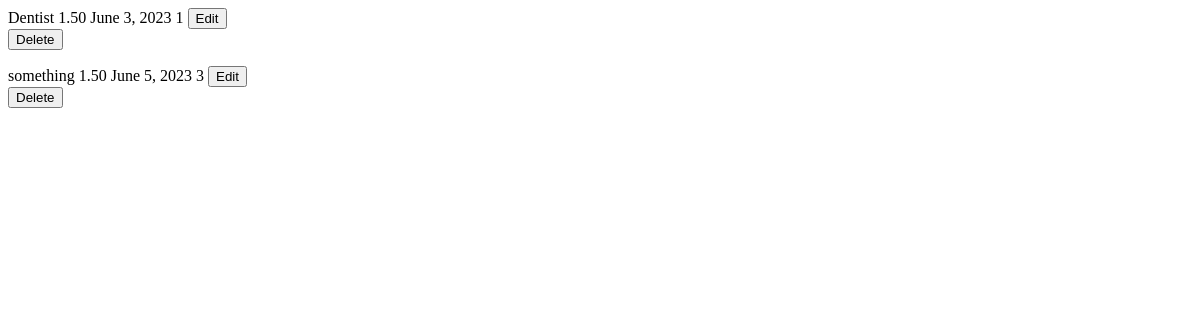
Before: /task with the older database file.
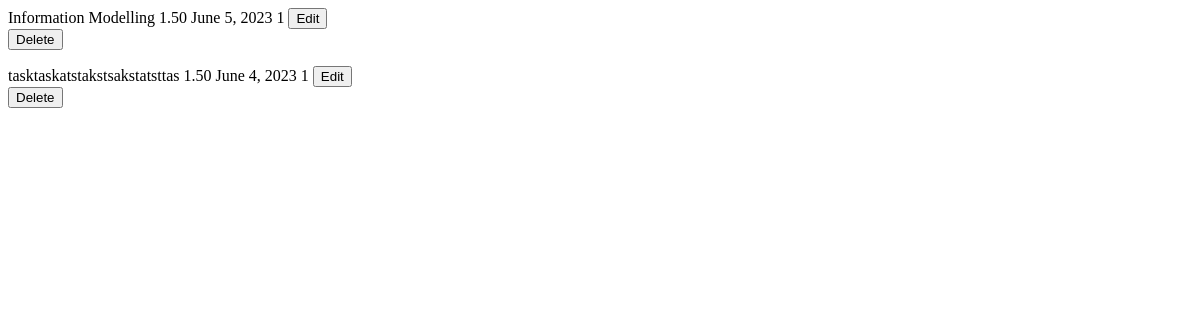
After: the same page with the newer database file.
### playground/models.py (models this page shows)
class Task (models.Model):
    name = models.CharField(max_length=50)
    expected_time = models.DecimalField(decimal_places=2, max_digits=4)
    date = models.DateField()
    importancy_level = models.PositiveSmallIntegerField(choices=(
        (1,"Low"),
        (2,"Middle"),
        (3,"High"),
    ))

### playground/views.py (the view)
# urls.py: path('task', views.task_list, name='task_list'),#Task
def task_list(request):
    return render(request, 'task_list.html', {
        'task_list': Task.objects.all(),  # Update the key to 'task_list'
    })

### playground/templates/task_list.html (shortened to what this page needs)
{% for task in task_list %}
<tr id="task-{{ task.pk }}" class="task-row">
  <td>{{ task.name }}</td>
  <td>{{ task.expected_time }}</td>
  <td>{{ task.date }}</td>
  <td>{{ task.importancy_level }}</td>
  <td>
    <button class="btn btn-primary btn-sm" hx-get="{% url 'edit_task' pk=task.pk %}" hx-target="#dialog">Edit</button>
  </td>
  <td>
    <form hx-post="{% url 'remove_task' pk=task.id %}" hx-swap="outerHTML" hx-target="#task-{{ task.id }}">
        <button type="submit" class="btn btn-danger btn-sm">Delete</button>
    </form>
</td>
</tr>
{% endfor %}

Changed rows visible on the page:
removed Task: name "Dentist", expected_time "1.50", date "June 3, 2023", importancy_level "1"
removed Task: name "something", expected_time "1.50", date "June 5, 2023", importancy_level "3"
added Task: name "Information Modelling", expected_time "1.50", date "June 5, 2023", importancy_level "1"
added Task: name "tasktaskatstakstsakstatsttas", expected_time "1.50", date "June 4, 2023", importancy_level "1"
